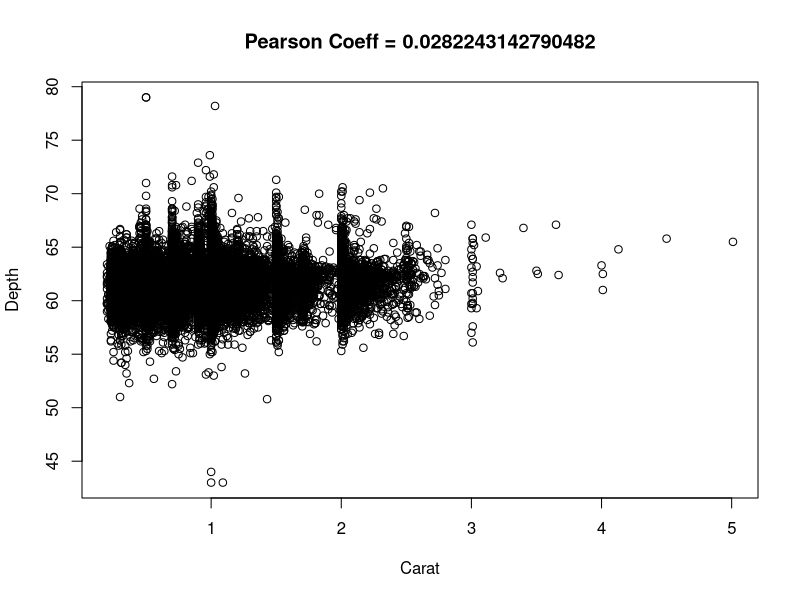
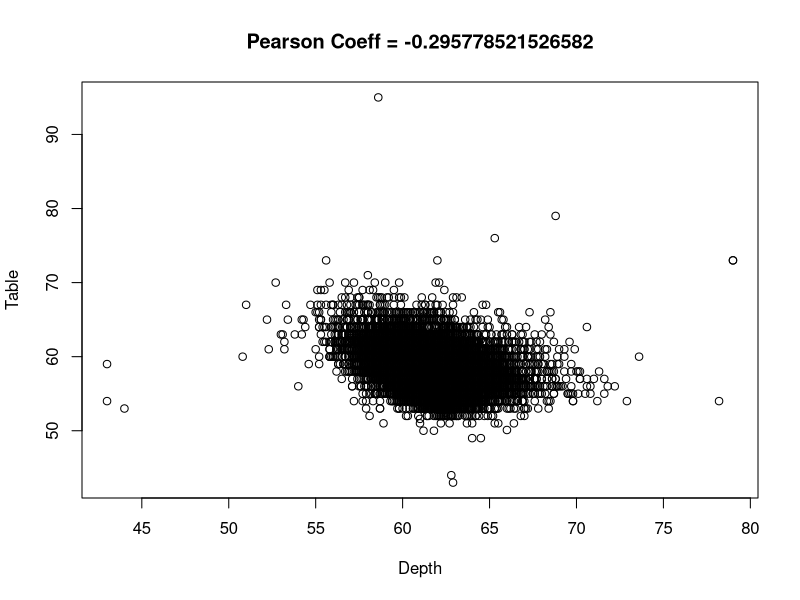
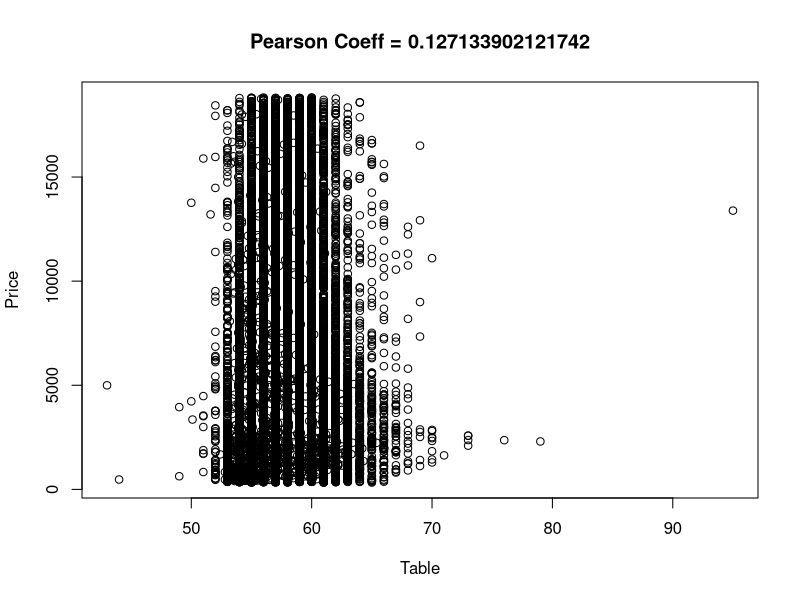
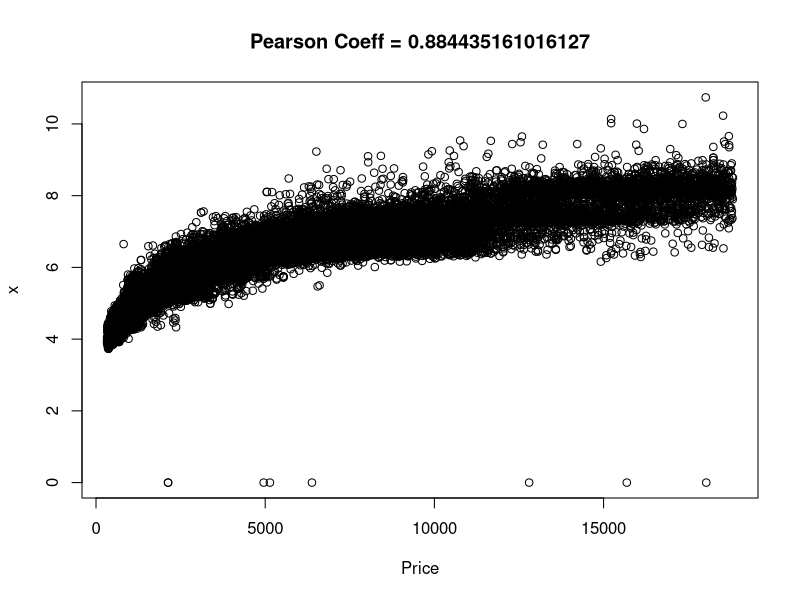
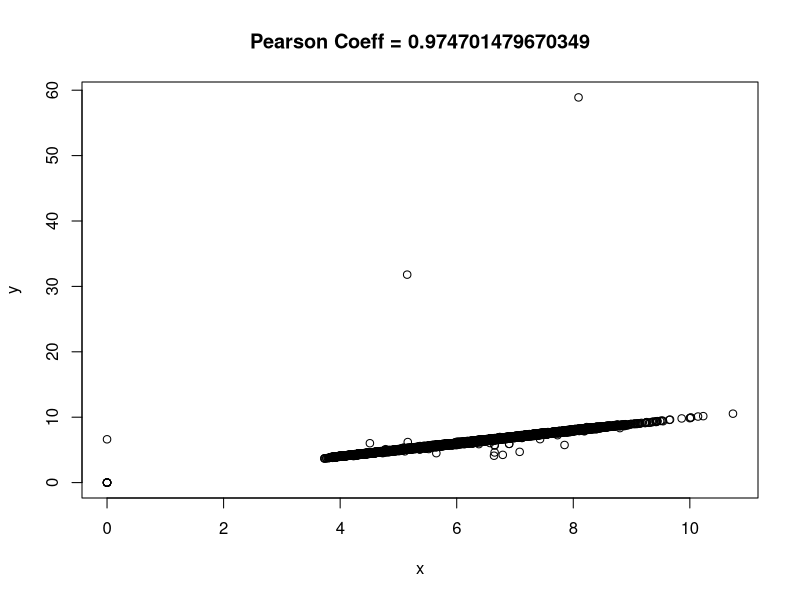
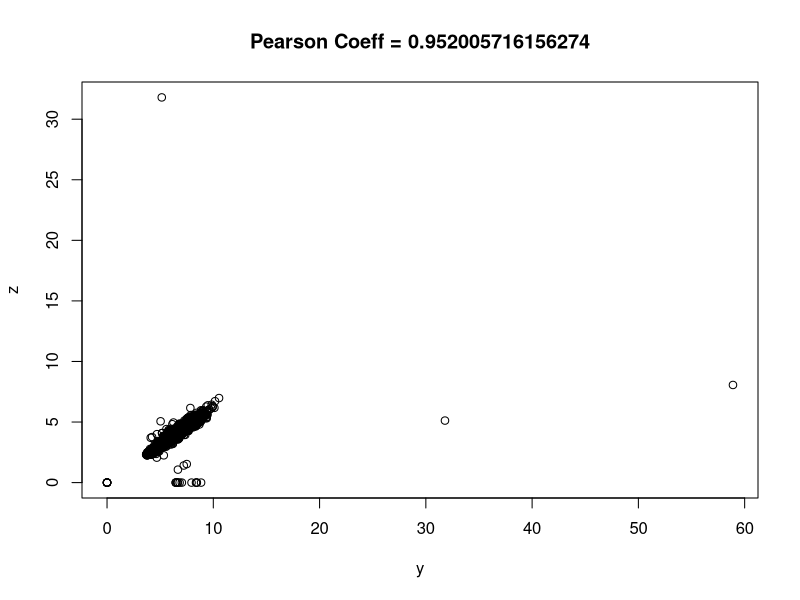

Here is the R script that generated these plots, in order:
## ---- chunk 1
#Problem 1
#Figure out how to generically extract all numeric columns from any data frame so the method you develop can be used on any data. 

#calls the data frame 'diamonds' into memory 
# SW: need to load ggplot2 library to make data set available
library(ggplot2)
data(diamonds)

#'str' does not return anything, it allows you to view the structure of the data frame of 'diamonds' in this case
str(diamonds)

#'<-' assigns a value to a name, here a new vector is assigned to 'numCol' that uses the built in 'sapply' which by default returns a vector, 
#which takes all the parts of the data frame diamonds in this case and pulls out the ones that are numeric
numCol <- diamonds[sapply(diamonds, is.numeric)]

#str() of the newly defined numCol vector shows the parts of diamonds dataframe that actually are numeric
str(numCol)


#Problem 2
#Create a data frame that contains each pair of variable names in the first column in a single string separated by #a, and their corresponding Pearson correlation coefficient in the second column.

#calling the data frame of diamonds to be used
data(diamonds)

#<- assigns numCol for each of the conditions presented
#is.numeric is a more general test of an object being interpretable as numbers
numCol <- diamonds[sapply(diamonds, is.numeric)]        

#'paste' concatenates vectors after converting to character, 'cor' computes the variance of x and the correlation of x and y 
numCol <- within(numCol, "carat-depth" <- paste(cor(carat,depth,method="pearson")))

numCol <- within(numCol, "depth-table" <- paste(cor(depth,table,method="pearson")))

numCol <- within(numCol, "table-price" <- paste(cor(table,price,method="pearson")))

numCol <- within(numCol, "price-x" <- paste(cor(price,x,method="pearson")))

numCol <- within(numCol, "x-y" <- paste(cor(x,y,method="pearson")))

numCol <- within(numCol, "y-z" <- paste(cor(y,z,method="pearson")))

numCol <- subset(numCol, select = -c(1,2,3,4,5,6,7))


str(numCol)
## ---- chunk 2
# SW: lost points: this is not correct, you should be calculating the 
# correlation for all unique pairs of numeric variables (21 total pairs) 
# and returning a data frame with a single row per pair. see below.
get_numeric <- function(dat) {
  nc <- lapply(dat, class) %in% c("numeric","integer")
  return(dat[,nc])
}

corrfn <- function(dat) {
  comb <- combn(colnames(dat), 2)
  out <- apply(comb, MARGIN = 2, 
               FUN = function(x) {
                 return(c(paste(x[1], x[2], sep="-"), 
                          cor(dat[x[1]], dat[x[2]])))
               })
  return(data.frame(vars = out[1,], corr = out[2,]))
}

corrfn(get_numeric(diamonds))
## ---- chunk 3
#Problem 3
#Create and label a scatter plot for every pair of numeric variables. Add a title to the plot that contains the calculated Pearson correlation coefficient of variables contained in the plot.

#'require' loads and attaches add-on packages, in this case the packages of 'grid' and 'ggplot2' in order to compute the scatter plots below
require(grid)
require(ggplot2)

#'<-' assigns a value to a name, here a new vector is assigned to 'numCol' that uses the built in 'sapply' which by default returns a vector, 
#which takes all the parts of the data frame diamonds in this case and pulls out the ones that are numeric
numCol <- diamonds[sapply(diamonds, is.numeric)]
str(numCol)

#This is a scatter plot of variable 'Carat' to variable 'Depth' for the Pearson Correlation Coefficient of 0.0282243142790482.
plot(numCol$carat,numCol$depth,main = "Pearson Coeff = 0.0282243142790482", xlab = "Carat", ylab = "Depth")

#This is a scatter plot of variable 'Depth' to variable 'Table' for the Pearson Correlation Coefficient of 0.0282243142790482.
plot(numCol$depth,numCol$table,main = "Pearson Coeff = -0.295778521526582", xlab = "Depth", ylab = "Table")

#This is a scatter plot of variable 'Table' to variable 'Price' for the Pearson Correlation Coefficient of 0.0282243142790482.
plot(numCol$table,numCol$price,main = "Pearson Coeff = 0.127133902121742", xlab = "Table", ylab = "Price")

#This is a scatter plot of variable 'Price' to variable 'x' for the Pearson Correlation Coefficient of 0.0282243142790482.
plot(numCol$price,numCol$x,main = "Pearson Coeff = 0.884435161016127", xlab = "Price", ylab = "x")

#This is a scatter plot of variable 'x' to variable 'y' for the Pearson Correlation Coefficient of 0.0282243142790482.
plot(numCol$x,numCol$y,main = "Pearson Coeff = 0.974701479670349", xlab = "x", ylab = "y")

#This is a scatter plot of variable 'y' to variable 'z' for the Pearson Correlation Coefficient of 0.0282243142790482.
plot(numCol$y,numCol$z,main = "Pearson Coeff = 0.952005716156274", xlab = "y", ylab = "z")

